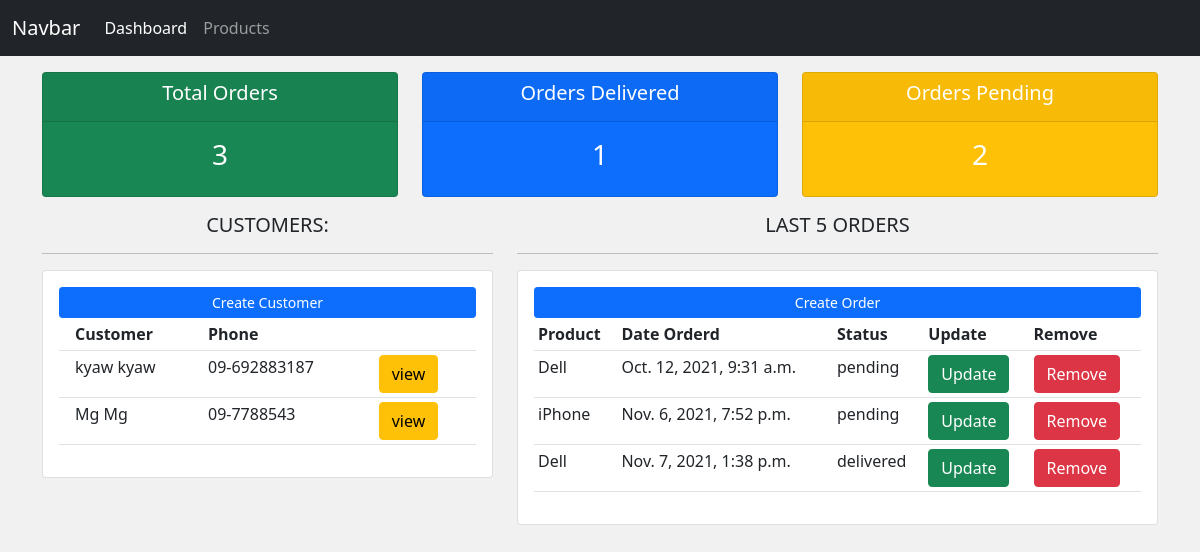
The page / on the database its author committed.
### accounts/models.py (models this page shows, shortened)
class Customer(models.Model):
    name=models.CharField(max_length=200,null=True)
    email=models.CharField(max_length=200,null=True)
    phone=models.CharField(max_length=200,null=True)
    create_at=models.DateTimeField(auto_now_add=True)

class Order(models.Model):
    status=(
        ('pending','Pending'),
        ('out of delivery','Out of Delivery'),
        ('delivered','Delivered')
        )
    customer=models.ForeignKey(Customer,null=True,on_delete=models.SET_NULL)
    product=models.ForeignKey(Product,null=True,on_delete=models.SET_NULL)
    status=models.CharField(max_length=200,null=True,choices=status)
    create_at=models.DateTimeField(auto_now_add=True)

class Product(models.Model):
    category=(
        ('indoor','In Door'),
        ('outdoor','Out Door')
        )
    name=models.CharField(max_length=200,null=True)
    price=models.FloatField(null=True)
    category=models.CharField(max_length=200,null=True,choices=category)
    discription=models.CharField(max_length=200,null=True,blank=True)
    create_at=models.DateTimeField(auto_now_add=True)
    tag=models.ManyToManyField(Tag)

### accounts/views.py (the view)
# urls.py: path('',views.dashboard,name='dashboard'),
def dashboard(request):
    customers=Customer.objects.all()
    orders=Order.objects.all()
    total=orders.count()
    delivered=Order.objects.filter(status="delivered").count()
    pending=Order.objects.filter(status="pending").count()
    return render(request,'accounts/dashboard.html',{
    'customers':customers,
    'orders':orders,
    'total':total,
    'delivered':delivered,
    'pending':pending,
    })

### accounts/templates/accounts/dashboard.html
{% extends 'accounts/master.html' %}
{% block content %}
<div class="row">
	<div class="col">
		<div class="col-md">
			<div class="card text-center text-white  mb-3 bg-success">
			  	<div class="card-header">
			  		<h5 class="card-title">Total Orders</h5>
			  	</div>
			  	<div class="card-body">
			    	<h3 class="card-title">{{total}}</h3>
			  	</div>
			</div>
		</div>
	</div>
	<div class="col">
		<div class="col-md">
			<div class="card text-center text-white  mb-3  bg-primary">
			  	<div class="card-header">
			  		<h5 class="card-title">Orders Delivered</h5>
			  	</div>
			  	<div class="card-body">
			    	<h3 class="card-title">{{delivered}}</h3>
			  	</div>
			</div>
		</div>
	</div>
	<div class="col">
		<div class="col-md">
			<div class="card text-center text-white  mb-3  bg-warning">
			  	<div class="card-header">
			  		<h5 class="card-title">Orders Pending</h5>
			  	</div>
			  	<div class="card-body">
			    	<h3 class="card-title">{{pending}}</h3>
			  	</div>
			</div>
		</div>
	</div>
</div>
<div class="row">
	<div class="col-md-5">
		<h5 class="text-center">CUSTOMERS:</h5>
		<hr>
		<div class="card card-body">
			<a class="btn btn-primary  btn-sm btn-block" href="">Create Customer</a>
			<table class="table table-sm">
				<tr>
					<th></th>
					<th>Customer</th>
					<th>Phone</th>
					<th></th>
				</tr>
				{% for customer in customers %}
				<tr>
					<td></td>
					<td>{{customer.name}}</td>
					<td>{{customer.phone}}</td>
					<td><a href=" {% url 'customer_show' customer.id %} " class="btn btn-warning">view</td>
				</tr>
				{% endfor %}
			</table>
		</div>
	</div>
	<div class="col-md-7">
		<h5 class="text-center">LAST 5 ORDERS</h5>
		<hr>
		<div class="card card-body">
			<a class="btn btn-primary  btn-sm btn-block" href="{% url 'order.create' %}">Create Order</a>
			<table class="table table-sm">
				<tr>
					<th>Product</th>
					<th>Date Orderd</th>
					<th>Status</th>
					<th>Update</th>
					<th>Remove</th>
				</tr>
				{% for order in orders %}
				<tr>
					<td>{{order.product.name}}</td>
					<td>{{order.create_at}}</td>
					<td>{{order.status}}</td>
					<td> <a href="{% url 'order.update' order.id %}" class="btn btn-success">Update</td>
					<td> <a href="{% url 'order.delete' order.id %}" class="btn btn-danger">Remove</td>
				</tr>
				{% endfor %}
			</table>
		</div>
	</div>
</div>
{% endblock content %}

### accounts/static/accounts/css/style.css (style rules this page uses)
body { background-color: #f1f1f1; }

### rows shown on the page
Customer: name "kyaw kyaw", phone "09-692883187"
Customer: name "Mg Mg", phone "09-7788543"
Order: product.name "Dell", create_at "Oct. 12, 2021, 9:31 a.m.", status "pending"
Order: product.name "iPhone", create_at "Nov. 6, 2021, 7:52 p.m.", status "pending"
Order: product.name "Dell", create_at "Nov. 7, 2021, 1:38 p.m.", status "delivered"

### other values the page prints
{{ total }} "3"
{{ delivered }} "1"
{{ pending }} "2"
